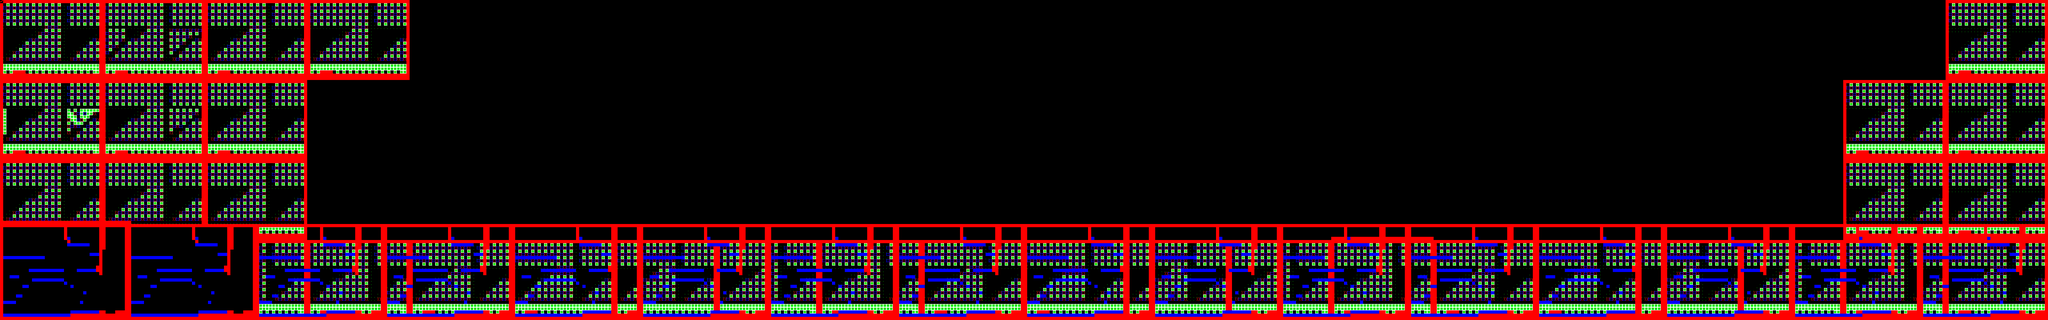

Tiled map render using the project's own tile images. Description and the map definition, with tile-layer contents summarised, below:
An orthogonal 640x100 tile map with 8x8 px tiles, 1 tile layer (Tile Layer 1), 4 tilesets.

<map version="1.0" tiledversion="1.1.6" orientation="orthogonal" renderorder="left-down" width="640" height="100" tilewidth="8" tileheight="8" infinite="0" nextobjectid="9">
  <tileset firstgid="1" name="Sprites_0" tilewidth="8" tileheight="8" tilecount="256" columns="16">
  <image source="../Sprites/Sprites_0.png" width="128" height="128" />
 </tileset>
 <tileset firstgid="257" name="Sprites_1" tilewidth="8" tileheight="8" tilecount="256" columns="16">
  <image source="../Sprites/Sprites_1.png" width="128" height="128" />
 </tileset>
 <tileset firstgid="513" name="Sprites_2" tilewidth="8" tileheight="8" tilecount="256" columns="16">
  <image source="../Sprites/Sprites_2.png" width="128" height="128" />
 </tileset>
 <tileset firstgid="769" name="Sprites_3" tilewidth="8" tileheight="8" tilecount="256" columns="16">
  <image source="../Sprites/Sprites_3.png" width="128" height="128" />
 </tileset>
 <layer name="Tile Layer 1" width="640" height="100">
  <data>[64000 cells, 24649 non-empty, 7 distinct tile ids]</data>
 </layer>
</map>
